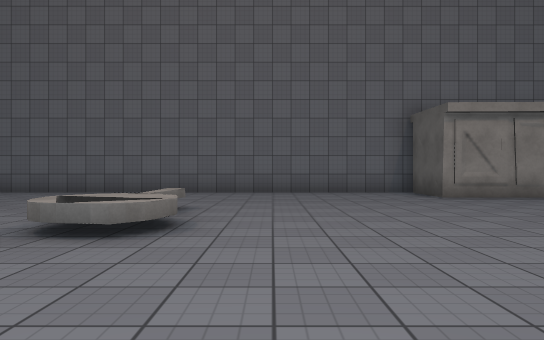
View 1 (above)

12 first-person views from a walk through a scene from a Unity 3-D project. The camera is 1.2 m above the floor, looks level and sees 70° across. The floor is counted in squares, 2 m on a side. Each view is taken from the middle of a square. On the plan, view 1 faces up. The plan holds only what a view shows up to about 11 squares ahead; the rest is blank. The player character is not drawn. Surface patterns are stand-ins for the level's own textures.

View 2
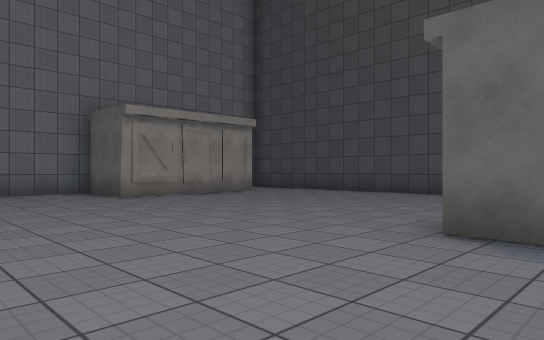

View 3
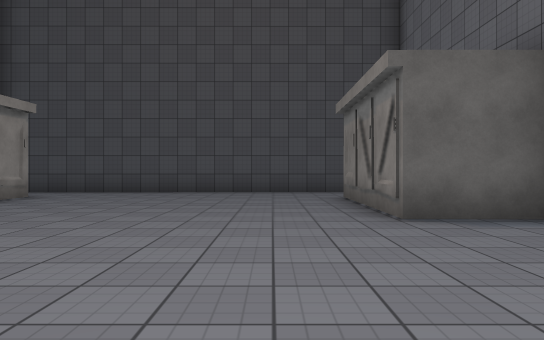

View 4
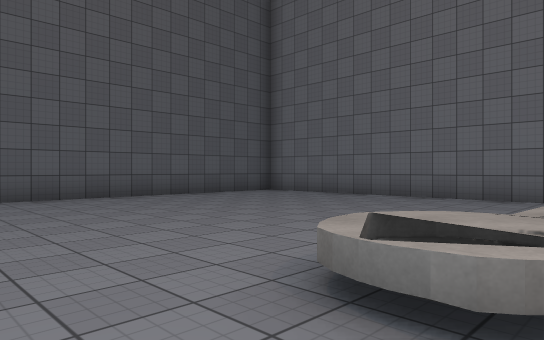

View 5
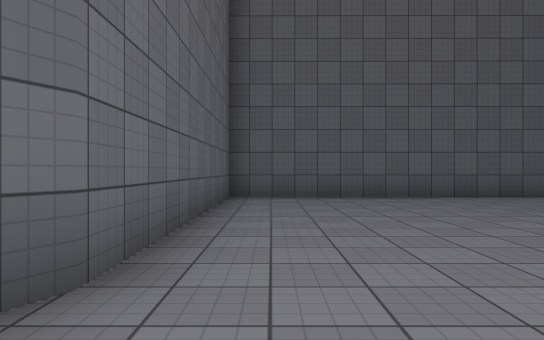

View 6
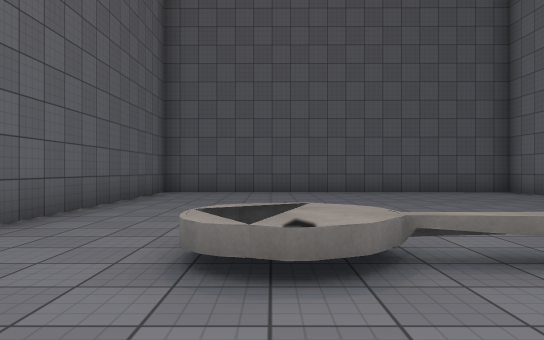

View 7
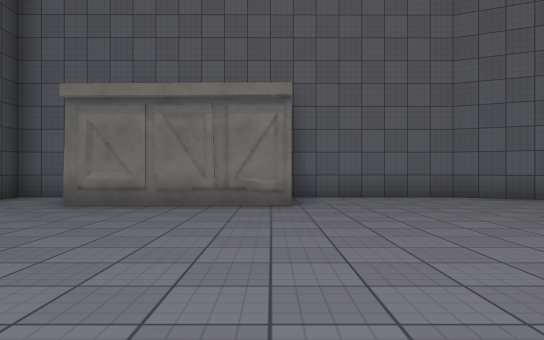

View 8
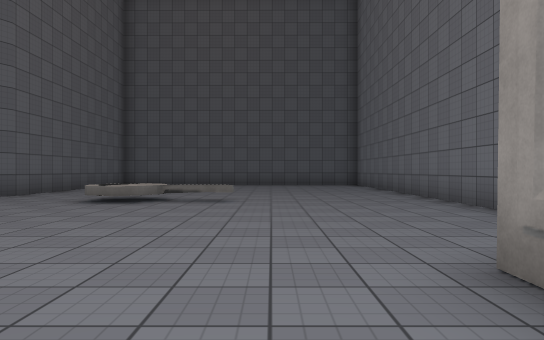

View 9
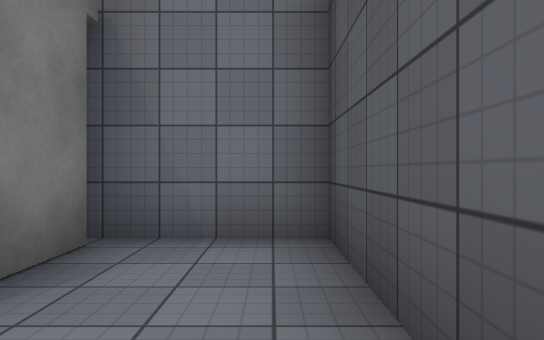

View 10
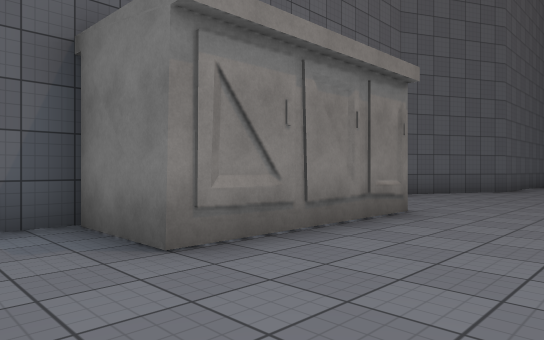

View 11
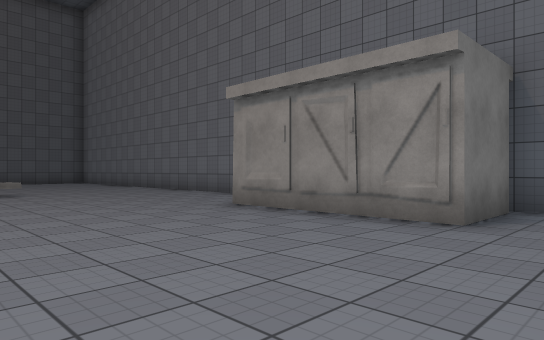

View 12
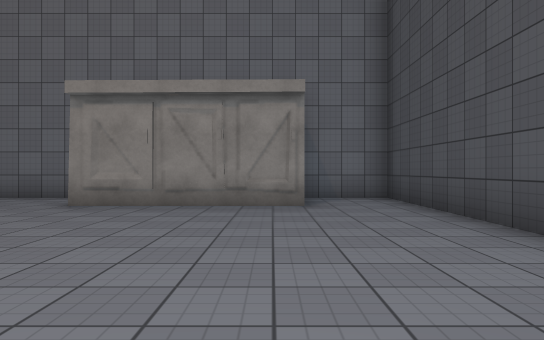

### Floor plan
Key: @ floor where view 1 was taken; # wall or solid block; . floor; O other object.
Columns run from 10 left of view 1 to 10 right of it. Each row starts with its distance up from view 1.
 11 ###############  ####
 10 #.............#  #..#
  9 #.............#  #..#
  8 #................O..#
  7 #...................#
  6 #.......O...........#
  5 #.......O...........#
  4 #.......OO..........#
  3 #...................#
  2 #...................#
  1 ########......O###..#
  0        ###@...## #..#
 -1          ######  ####

Where each view was taken, in squares from view 1:
view 1: 0 up, 0 right, facing up
view 2: 0 up, 0 right, facing up-right
view 3: 3 up, 1 left, facing right
view 4: 2 up, 1 left, facing up-left
view 5: 2 up, 1 left, facing left
view 6: 4 up, 1 right, facing left
view 7: 8 up, 4 right, facing down
view 8: 7 up, 6 right, facing left
view 9: 7 up, 9 right, facing up
view 10: 4 up, 9 right, facing down-left
view 11: 4 up, 9 right, facing up-left
view 12: 2 up, 7 right, facing up
